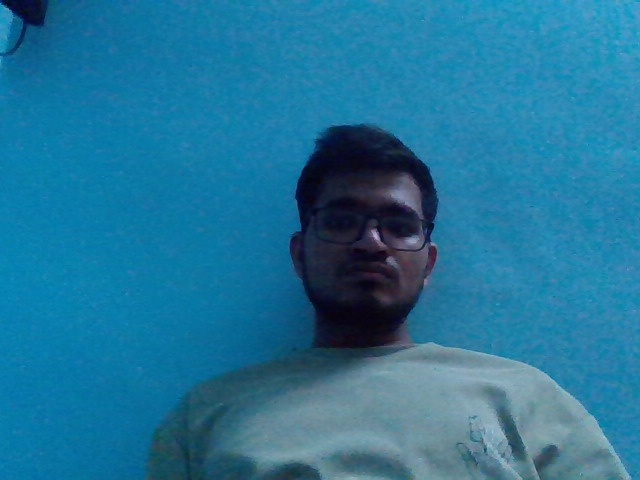
#> input picture Source/captured_image.jpg, 640 x 480 px
$ python -i crop_face_and_paste.py   (imports and definitions only)
#> lines starting #> are read from the running program, lines starting #| are printed output that depends on the picture
import cv2
import streamlit as st
import numpy as np
from PIL import Image
import io

# Load Haar Cascade for face detection
cascade_path = cv2.data.haarcascades + 'haarcascade_frontalface_default.xml'
face_cascade = cv2.CascadeClassifier(cascade_path)

# Function to capture an image from the webcam
def capture_image(image_path='captured_image.jpg'):
    cap = cv2.VideoCapture(0)
    if not cap.isOpened():
        st.error("Could not open webcam")
        return None

    ret, frame = cap.read()
    cap.release()

    if not ret:
        st.error("Failed to capture image")
        return None

    cv2.imwrite(image_path, frame)
    return image_path

# Function to load and process the image
def load_and_process_image(image_path):
#> called with image_path = 'captured_image.jpg'
    image = cv2.imread(image_path)
#> image is the input picture: shape (480, 640, 3); mean B, G, R 153.9, 116.9, 34.3
    if image is None:
        st.error("Failed to load image.")
        return None

    # Detect faces in the image
    faces = face_cascade.detectMultiScale(image, scaleFactor=1.1, minNeighbors=5, minSize=(30, 30))
#> faces = [[294, 161, 153, 153]]

    if len(faces) == 0:
        st.warning("No faces detected")
        return image

    x, y, w, h = faces[0]
#> x = 294; y = 161; w = 153; h = 153
    face = image[y:y+h, x:x+w]
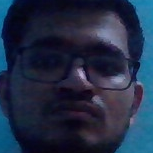
#> face: shape (153, 153, 3); mean B, G, R 68.6, 44.6, 33

    face_resized = cv2.resize(face, (w, h))
    image[0:h, 0:w] = face_resized
    cv2.rectangle(image, (x, y), (x+w, y+h), (255, 0, 0), 2)
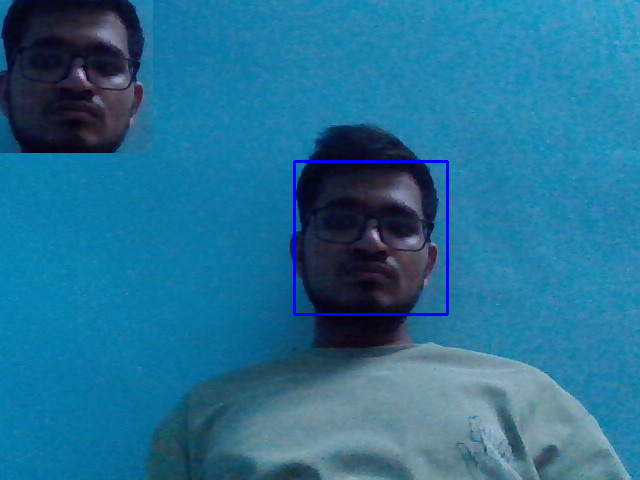
#> image: shape (480, 640, 3); mean B, G, R 148.1, 111.4, 35.6

    # Convert BGR to RGB for display in Streamlit
    image_rgb = cv2.cvtColor(image, cv2.COLOR_BGR2RGB)
    return image_rgb

# Streamlit app
def process():
    st.title("Face Detection and Cropping Tool")

    # Handle session state for image capture
    if "image_path" not in st.session_state:
        st.session_state.image_path = None
        st.session_state.image_captured = False

    # Button to capture or re-capture the image
    if st.button("Capture Photo"):
        st.session_state.image_path = capture_image('captured_image.jpg')
        if st.session_state.image_path:
            st.session_state.image_captured = True

    # Show image if it has been captured
    if st.session_state.image_captured:
        processed_image = load_and_process_image(st.session_state.image_path)
        if processed_image is not None:
            st.image(processed_image, caption="Processed Image", use_column_width=True)

            # Provide a download button for the processed image
            pil_image = Image.fromarray(processed_image)
            buffered = io.BytesIO()
            pil_image.save(buffered, format="JPEG")
            st.download_button(label="Download Processed Image", data=buffered.getvalue(), file_name='processed_image.jpg', mime='image/jpeg')

# [2 lines not run here, left out]


>>> result = load_and_process_image('captured_image.jpg')
